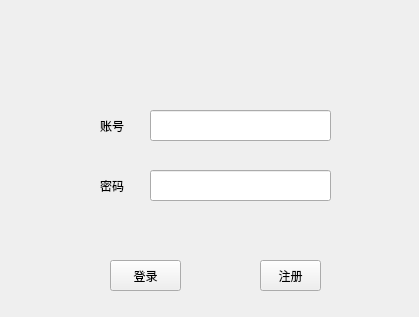
<?xml version="1.0" encoding="UTF-8"?>
<ui version="4.0">
 <class>Login</class>
 <widget class="QWidget" name="Login">
  <property name="geometry">
   <rect>
    <x>0</x>
    <y>0</y>
    <width>419</width>
    <height>317</height>
   </rect>
  </property>
  <property name="windowTitle">
   <string>Login</string>
  </property>
  <widget class="QLabel" name="userLabel">
   <property name="geometry">
    <rect>
     <x>100</x>
     <y>110</y>
     <width>31</width>
     <height>31</height>
    </rect>
   </property>
   <property name="text">
    <string>账号</string>
   </property>
  </widget>
  <widget class="QLineEdit" name="userLine">
   <property name="geometry">
    <rect>
     <x>150</x>
     <y>110</y>
     <width>181</width>
     <height>31</height>
    </rect>
   </property>
  </widget>
  <widget class="QLabel" name="pwdLabel">
   <property name="geometry">
    <rect>
     <x>100</x>
     <y>170</y>
     <width>31</width>
     <height>31</height>
    </rect>
   </property>
   <property name="text">
    <string>密码</string>
   </property>
  </widget>
  <widget class="QLineEdit" name="pwdLine">
   <property name="geometry">
    <rect>
     <x>150</x>
     <y>170</y>
     <width>181</width>
     <height>31</height>
    </rect>
   </property>
  </widget>
  <widget class="QPushButton" name="loginBtn">
   <property name="geometry">
    <rect>
     <x>110</x>
     <y>260</y>
     <width>71</width>
     <height>31</height>
    </rect>
   </property>
   <property name="text">
    <string>登录</string>
   </property>
  </widget>
  <widget class="QPushButton" name="signUpBtn">
   <property name="geometry">
    <rect>
     <x>260</x>
     <y>260</y>
     <width>61</width>
     <height>31</height>
    </rect>
   </property>
   <property name="text">
    <string>注册</string>
   </property>
  </widget>
 </widget>
 <layoutdefault spacing="6" margin="11"/>
 <resources/>
 <connections/>
</ui>
